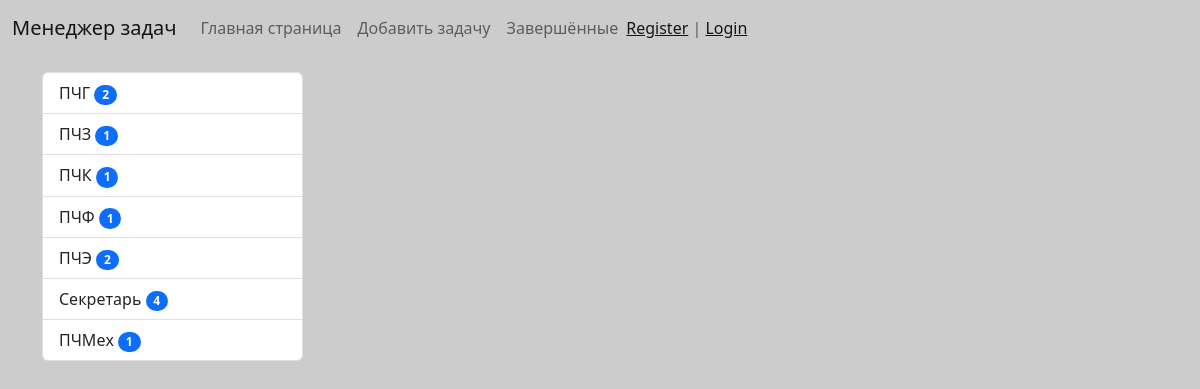
The app's page /executor/4/ with its own data.
### secretary/models.py (models this page shows)
class Executor(models.Model):
    title = models.CharField(max_length=50, db_index=True, verbose_name='Исполнитель')
    def get_absolute_url(self):
        return reverse('executor', kwargs={'executor_id': self.pk})
    def __str__(self):
        return self.title
    class Meta:
        verbose_name = 'Исполнитель'
        verbose_name_plural = 'Исполнители'
        ordering = ['title']

### secretary/views.py (the view)
# urls.py: path('executor/<int:executor_id>/', TodoExecutor.as_view(), name='executor'),
class TodoExecutor(ListView):
    model = ToDo
    template_name = 'secretary/home_todo_list/html'
    context_object_name = 'todo'
    def get_context_data(self, *, object_list=None, **kwargs):
        context = super().get_context_data(**kwargs)
        context['title'] = Executor.objects.get(pk=self.kwargs['executor_id'])
        return context
    def get_queryset(self):
        return ToDo.objects.filter(executor_id=self.kwargs['executor_id'], is_complete=False).select_related('executor')

### secretary/templatetags/secretary_tags.py (called while the page is built)
@register.inclusion_tag('secretary/list_executors.html')
def show_executors():
    executors = Executor.objects.annotate(cnt=Count('todo')).filter(cnt__gt=0)
    return {'executors': executors}

### secretary/templates/secretary/todo_list.html (shortened to what this page needs)
{% extends 'base.html' %}
{% block sidebar %}
{% include 'inc/_sidebar.html' %}
{% endblock %}
{% block content %}
        </div>
{% endblock %}

### secretary/templates/secretary/list_executors.html
<div class="list-group">
    {% for item in executors %}
    <a href="{{ item.get_absolute_url }}" class="list-group-item list-group-item-action">{{ item.title }}
    <span class="badge bg-primary rounded-pill">{{item.cnt}}</span>
    </a>
    {% endfor %}
</div>

### todoapp/static/css/styles.css (style rules this page uses)
body { background-color: #ccc }

### records on screen
Executor: title "ПЧГ", cnt "2"
Executor: title "ПЧЗ", cnt "1"
Executor: title "ПЧК", cnt "1"
Executor: title "ПЧФ", cnt "1"
Executor: title "ПЧЭ", cnt "2"
Executor: title "Секретарь", cnt "4"
Executor: title "ПЧМех", cnt "1"
